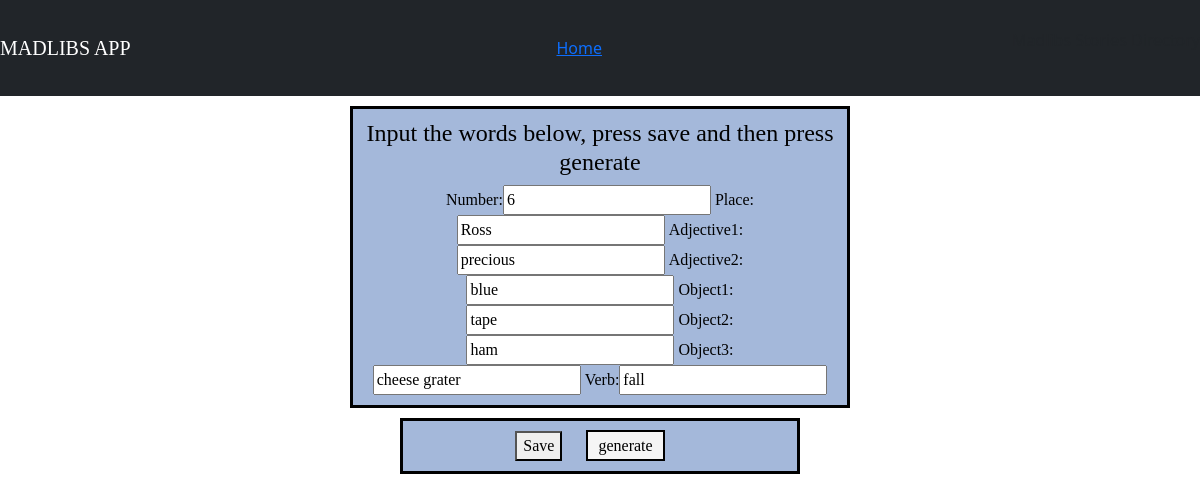
Screenshot of /story/closing/1 with the database file from the repository.
### story/models.py (models this page shows)
class Closing(models.Model):
    number = models.CharField(max_length=50)
    place = models.CharField(max_length=50)
    adjective1 = models.CharField(max_length=50)
    adjective2 = models.CharField(max_length=50)
    object1 = models.CharField(max_length=50)
    object2 = models.CharField(max_length=50)
    object3 = models.CharField(max_length=50)
    verb = models.CharField(max_length=50)

### story/views.py (the view)
# urls.py: path('closing/<int:id>', views.closing_update, name="closing_update"),
def closing_update(request, id):
    item = Closing.objects.get(id=id)
    form = ClosingForm(request.POST or None, instance=item)
    if form.is_valid():
        form.save()
        return redirect('/story/closing/1')
    return render(request, 'story/closing-form.html', {'form':form, 'item':item})

### story/forms.py
class ClosingForm(forms.ModelForm):
    class Meta:
        model = Closing
        fields = ['number', 'place', 'adjective1', 'adjective2',
                  'object1', 'object2', 'object3', 'verb', ]

### story/templates/story/closing-form.html (shortened to what this page needs)
{% extends 'story/base.html' %}
{% block body %}
<form method="POST">
    <div class="div-form" style="width:500px">
        <h4>Input the words below, press save and then press generate</h4>
        {{ form }}
    </div>
    <div class="save">
        <button type="submit">Save</button>
        <a class="generate" href="/story/closing_story/1">generate</a>
    </div>
</form>
{% endblock %}

### story/static/story/style.css (style rules this page uses)
h4 { font-family: "Cooper Black" }
form { font-family: Calibri; }
div { color: black; border: solid black; text-align: center; margin: 20px 20px; padding: 10px; background-color: #E1F7FA; }
.save { background-color: #A4B8DA; width:400px; margin: 10px auto; }
.div-form { background-color: #A4B8DA; width: 200px; margin: 10px auto; }
.generate { border:black solid 2px; background-color: whitesmoke; color: black; padding: 5px 10px; text-decoration: none; margin: 20px; }

### rows the page displays
Closing: number "6", place "Ross", adjective1 "precious", adjective2 "blue", object1 "tape", object2 "ham", object3 "cheese grater", verb "fall"
